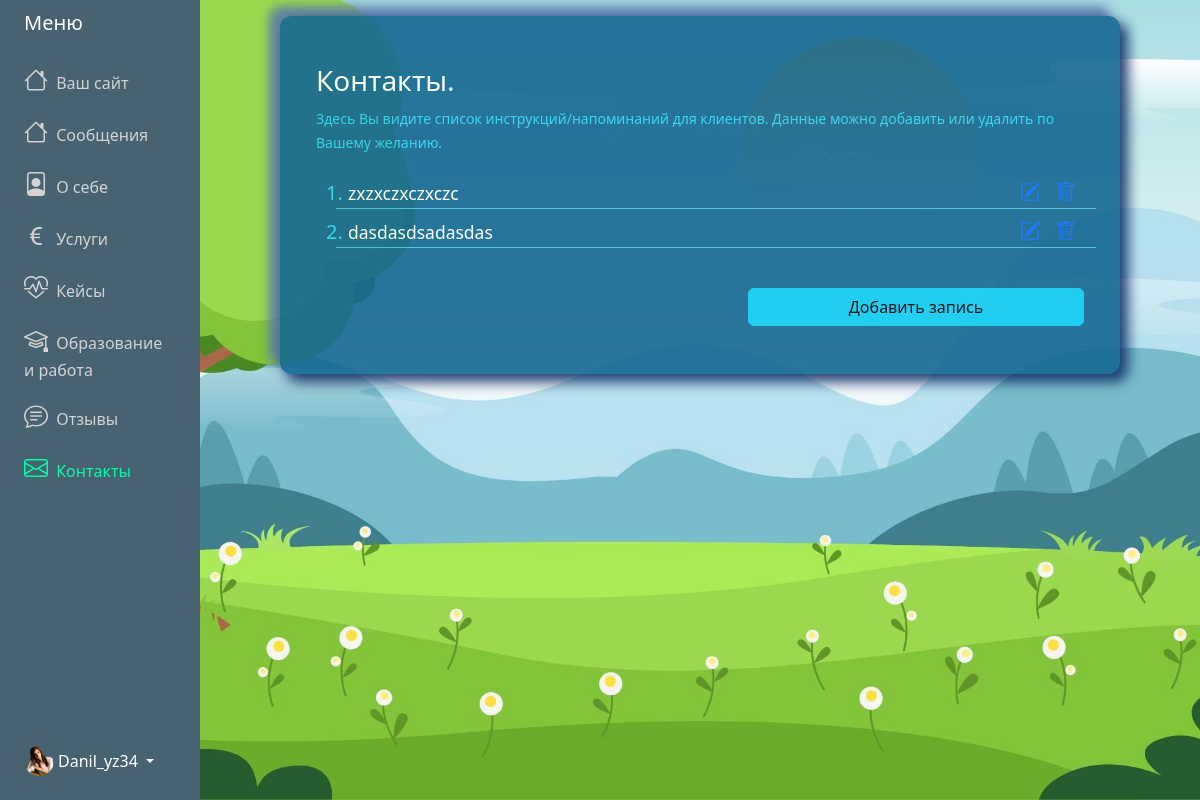
/adminPanel/contacts/ (signed in), run on the app's committed database.
### adminPanel/models.py (models this page shows, shortened)
class Menu (models.Model):
    user = models.OneToOneField(User, on_delete=models.CASCADE)
    messages = models.CharField('Сообщения', max_length=100, default="Сообщения")
    about = models.CharField('О себе', max_length=100, default="О себе")
    services = models.CharField('Услуги', max_length=100, default="Услуги")
    cases = models.CharField('Кейсы', max_length=100, default="Кейсы")
    ed_and_work = models.CharField('Образование и работа', max_length=100, default="Образование и работа")
    feedbacks = models.CharField('Отзывы', max_length=100, default="Отзывы")
    contacts = models.CharField('Контакты', max_length=100, default="Контакты")

class About(models.Model):
    user = models.OneToOneField(User, on_delete=models.CASCADE)
    profession = models.CharField(max_length=200)
    slogan = models.TextField(null=True, blank=True)
    main_foto = models.ImageField(
        default="avatar.jpg",
        upload_to="About_main_foto"
    )

class Contact(models.Model):
    post = models.TextField(null=False, blank=False)
    user = models.ForeignKey(User, on_delete=models.CASCADE)

### adminPanel/views.py (the view)
# urls.py: path('adminPanel/contacts/', ContactView.as_view(), name="contacts"),
class ContactView(LoginRequiredMixin,ListView):
    model = Contact
    template_name = "adminPanel/contact.html"
    context_object_name = "posts"
    def get_context_data(self, **kwargs):
        context = super().get_context_data(**kwargs)
        context['posts'] = context['posts'].filter(user_id=self.request.user.id)
        context['title'] = 'Контакты'
        context['active'] = 'contacts'
        context['menu'] = request_menu(self.request)
        return context

### adminPanel/views.py (called while the page is built)
def request_menu(request):
    user_id = request.user.id  # Получаем id текущего пользователя
    menu = Menu.objects.filter(user_id=user_id).first()  # Используем user_id для фильтрации
    return menu

### adminPanel/templates/adminPanel/contact.html (shortened to what this page needs)
{% extends "adminPanel/base.html" %}
{% block content %}
<div class="container">
    <div id="innerPage">
        <div class="row align-items-center justify-content-center">
            <div class="col-12 text-white px-5 pt-5">
                <div class="lead">
                    <h3>Контакты.</h3>
                    <p class="fs-6 mb-4">
                        <small class="label-color">Здесь Вы видите список инструкций/напоминаний для клиентов. Данные можно добавить или удалить по Вашему желанию.</small>
                    </p>
                </div>
                {% if posts %}
                <ol class="categories">
                    {% for post in posts %}
                    <li class="label-color fs-5">
                        <div class="row mt-2" style="border-bottom: 1px solid #45bdd9;">
                            <div class="col-9">
                                <a href="{% url 'update-contact' post.id %}" style="text-decoration: none;color: #ffffff;">
                                    <small>{{ post.post }}</small>
                                </a>
                            </div>
                            <div class="task-controls col-3 card-text d-flex">
                                <a class="edit px-2 ms-auto" href="{% url 'update-contact' post.id %}">
                                    <i class="bi bi-pencil-square"></i></a>
                                <a class="edit px-2" href="{% url 'delete-contact' post.id %}"><i class="bi bi-trash"></i></a>
                            </div>
                        </div>
                    </li>
                    {%endfor%}
                </ol>
                {% else %}
                <p class="text-center"> Список пуст!
                    <a href="{% url 'create-contact' %}">Добавить запись</a>
                </p>
                {% endif %}
            </div>
        </div>
        <div class="row align-items-center justify-content-center">
            <div class="col-sm-6 col-xs-12 d-sm-block  px-5 pb-5">
                <a href="{% url 'create-contact' %}" class="btn btn-info mt-4 w-100"
                    id="cases-brn">Добавить запись</a>
            </div>
        </div>
    </div>
</div>
{% endblock content %}

### adminPanel/templates/adminPanel/base.html (shortened to what this page needs)
{% load static %}
<!DOCTYPE html>
<html lang="en">
<head>
    <link href="https://cdn.jsdelivr.net/npm/bootstrap@5.3.3/dist/css/bootstrap.min.css" rel="stylesheet"
>
    <link rel="stylesheet"
        href="https://cdnjs.cloudflare.com/ajax/libs/bootstrap-icons/1.8.1/font/bootstrap-icons.min.css">
    <link rel="stylesheet" href="{% static 'css/styles.css'%}">
</head>
<body class="admin-panel-body">
    <div class="container-fluid">
        <div class="row flex-nowrap">
            <div class="col-auto col-md-3 col-xl-2 px-sm-2 px-0 custom-menu">
                <div
                    class="d-flex flex-column align-items-center align-items-sm-start px-3 pt-2 text-white min-vh-100 custom-menu-fixed">
                    <a href="/"
                        class="d-flex align-items-center pb-3 mb-md-0 me-md-auto text-white text-decoration-none">
                        <span class="fs-5 d-none d-sm-inline">Меню</span>
                    </a>
                    <ul class="nav text-light flex-column mb-sm-auto mb-0 align-items-center align-items-sm-start"
                        id="menu">
                        <li>
                            <a href="{% url 'site' username=request.user.username %}"
                                class="nav-link align-middle px-0 admin-menu-text {%if active == 'home' %} active {% endif %}">
                                <i class="fs-4 bi-house"></i> <span class="ms-1 d-none d-sm-inline">Ваш сайт</span>
                            </a>
                        </li>
                        <li>
                            <a href="{% url 'messages' %}"
                                class="nav-link align-middle px-0 admin-menu-text {%if active == 'messages' %} active {% endif %}">
                                <i class="fs-4 bi-house"></i> <span class="ms-1 d-none d-sm-inline">
                                    {% if menu.messages %} {{ menu.messages }} {% else %}Сообщения {% endif %}</span>
                            </a>
                        </li>
                        <li>
                            <a href="{% url 'about' %}"
                                class="nav-link align-middle px-0 admin-menu-text {%if active == 'about' %} active {% endif %}">
                                <i class="fs-4 bi-file-person"></i> <span class="ms-1 d-none d-sm-inline">
                                    {% if menu.about %} {{ menu.about }} {% else %} О себе {% endif %}</span>
                            </a>
                        </li>
                        <li>
                            <a href="{% url 'services' %}"
                                class="nav-link px-0 align-middle admin-menu-text {%if active == 'services' %} active {% endif %}">
                                <i class="fs-4 bi-currency-euro"></i> <span class="ms-1 d-none d-sm-inline">
                                    {% if menu.services %} {{ menu.services }} {% else %} Услуги {% endif %}</span></a>
                        </li>
                        <li>
                            <a href="{% url 'cases' %}"
                                class="nav-link px-0 align-middle admin-menu-text {%if active == 'cases' %} active {% endif %}">
                                <i class="fs-4 bi-heart-pulse"></i> <span class="ms-1 d-none d-sm-inline">
                                    {% if menu.cases %} {{ menu.cases }} {% else %} Кейсы {% endif %}</span></a>
                        </li>
                        <li>
                            <a href="{% url 'ed-and-work' %}"
                                class="nav-link px-0 align-middl admin-menu-text {%if active == 'ed_and_work' %} active {% endif %}">
                                <i class="fs-4 bi-mortarboard"></i>
                                <span class="ms-1 d-none d-sm-inline">
                                    {% if menu.ed_and_work %}
                                    {{ menu.ed_and_work }}
                                    {% else %}
                                    Образование и работа
                                    {% endif %}
                                </span>
                            </a>
                        </li>
                        <li>
                            <a href="{% url 'feedbacks' %}"
                                class="nav-link px-0 align-middle admin-menu-text {%if active == 'feedbacks' %} active {% endif %}">
                                <i class="fs-4 bi-chat-text"></i> <span class="ms-1 d-none d-sm-inline">
                                    {% if menu.feedbacks %}
                                    {{ menu.feedbacks }}
                                    {% else %}
                                    Отзывы
                                    {% endif %}
                                </span>
                            </a>
                        </li>
                        <li>
                            <a href="{% url 'contacts' %}"
                                class="nav-link px-0 align-middle admin-menu-text {%if active == 'contacts' %} active {% endif %}">
                                <i class="fs-4 bi-envelope"></i> <span class="ms-1 d-none d-sm-inline">
                                    {% if menu.contacts %}
                                    {{ menu.contacts }}
                                    {% else %}
                                    Контакты
                                    {% endif %}</span>
                            </a>
                        </li>
                    </ul>
                    <div class="dropdown pb-4">
                        <a href="#"
                            class="d-flex align-items-center text-white text-decoration-none dropdown-toggle {% if current_path == home_url %}active{% endif %}"
                            id="dropdownUser1" data-bs-toggle="dropdown" aria-expanded="false">
                            <img src="{{ request.user.about.main_foto.url }}" alt="logo" width="30" height="30"
                                class="rounded-circle">
                            <span class="d-none d-sm-inline mx-1">{{request.user.username}}</span>
                        </a>
                    </div>
                </div>
            </div>
            <div class="col py-3">
                {% block content %}
                {% endblock content %}
            </div>
        </div>
    </div>
</body>
</html>

### static/css/styles.css (style rules this page uses)
:root { --color-primary: #ee394c; --color-secondary: #86b7fe; --color-light: #f2f2f2; --color-gray: #ced4da; --color-dark: #212121; --color-white: #ffffff; --color-error: #e2442f; --color-warning: #ffc900; --color-info: #02a2b9; --color-success: #1ba345; --color-input: #00d1b2; --border-radius: 5px; }
body { background-repeat: no-repeat; background-size: cover; background-position: center; background-attachment: fixed; }
#innerPage { width:100%; max-width:840px; margin : 0 auto; border-radius: 12px; background: #156892; box-shadow: 7px 7px 13px 1px #0f2d64, -10px -9px 11px 1px #5b79ad; opacity: 0.9; }
.custom-menu { background-color: #476270; }
.custom-menu-fixed { position: sticky; top: 0; z-index: 100; }
.admin-menu-text { color: lightgray; }
.admin-menu-text.active { color: #0fa !important; }
.label-color { color:#31d2f2; }

### adminPanel/templates/adminPanel/contact.html (style rules this page uses)
.admin-panel-body { background-image: url('/media/fon-admin-about.jpg'); }

### data on the page
Menu: messages "Сообщения", about "О себе", services "Услуги", cases "Кейсы", ed_and_work "Образование и работа", feedbacks "Отзывы", contacts "Контакты"
Contact: post "zxzxczxczxczc"
Contact: post "dasdasdsadasdas"

### other printed values
{{ request.user.username }} "Danil_yz34"
